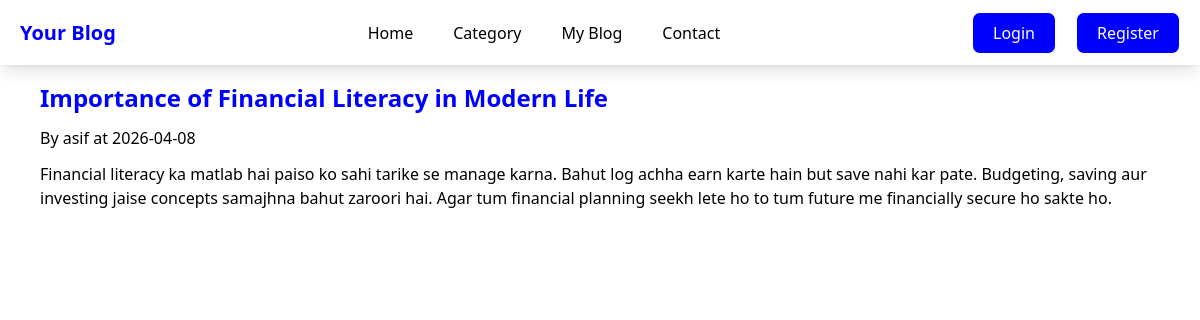
The app's page /blog/5 with its own data.
### models/model.py (models this page shows)
class BlogContant(db.Model):
     blogId = db.Column(db.Integer, primary_key = True)
     title = db.Column(db.String(200), nullable=False )
     contant = db.Column(db.Text, nullable=False)
     clreated_at =db.Column(db.DateTime, default= datetime.utcnow)
     auther = db.Column(db.String(200), nullable=False)

### app.py (the view)
@app.route('/blog/<int:id>', methods=['GET', 'POST'])
def bogconte(id):
     blog = BlogContant.query.filter_by(blogId=id).first()
     return render_template('blog.html', blog = blog)

### templates/blog.html (shortened to what this page needs)
{% extends 'base.html' %}
{% block contant %}
<div class=" p-3  flex flex-col flex-wrap gap-3 lg:px-10">
    <h1 class="text-2xl font-bold text-primery ">{{blog.title}}</h1>
    <p class="text-muted"> By {{blog.auther}} at {{ blog.clreated_at.strftime("%Y-%m-%d")}}</p>
    <p>{{ blog.contant}}</p>
</div>
{% endblock %}

### static/style.css (style rules this page uses)
* { box-sizing: border-box; overflow-x: hidden; }

### records on screen
BlogContant: title "Importance of Financial Literacy in Modern Life", auther "asif", clreated_at "2026-04-08", contant "Financial literacy ka matlab hai paiso ko sahi tarike se manage karna. Bahut log achha earn karte hain but save nahi kar pate. Budgeting, saving aur investing jaise concepts samajhna bahut zaroori hai. Agar tum financial planning seekh lete ho to tum future me financially secure ho sakte ho."
